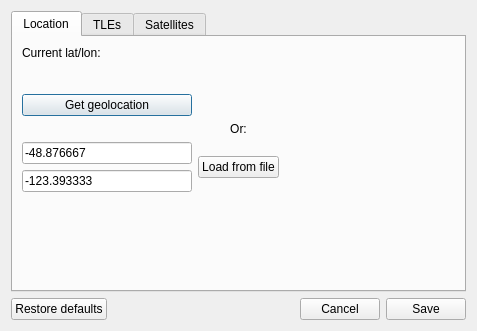
<?xml version="1.0" encoding="UTF-8"?>
<ui version="4.0">
 <class>Preferences</class>
 <widget class="QDialog" name="Preferences">
  <property name="geometry">
   <rect>
    <x>0</x>
    <y>0</y>
    <width>477</width>
    <height>331</height>
   </rect>
  </property>
  <property name="windowTitle">
   <string>Preferences</string>
  </property>
  <layout class="QGridLayout" name="gridLayout">
   <item row="0" column="0" colspan="4">
    <widget class="QTabWidget" name="tabWidget">
     <property name="currentIndex">
      <number>0</number>
     </property>
     <property name="tabsClosable">
      <bool>false</bool>
     </property>
     <widget class="QWidget" name="tab">
      <attribute name="title">
       <string>Location</string>
      </attribute>
      <layout class="QGridLayout" name="gridLayout_2">
       <item row="1" column="0">
        <widget class="QPushButton" name="GeolocateButton">
         <property name="sizePolicy">
          <sizepolicy hsizetype="Minimum" vsizetype="Fixed">
           <horstretch>0</horstretch>
           <verstretch>0</verstretch>
          </sizepolicy>
         </property>
         <property name="text">
          <string>Get geolocation</string>
         </property>
        </widget>
       </item>
       <item row="3" column="0">
        <widget class="QLineEdit" name="LatInputBox">
         <property name="toolTip">
          <string/>
         </property>
         <property name="inputMask">
          <string/>
         </property>
         <property name="text">
          <string>-48.876667</string>
         </property>
         <property name="placeholderText">
          <string>Input latitude here</string>
         </property>
        </widget>
       </item>
       <item row="3" column="2" rowspan="2">
        <spacer name="horizontalSpacer_2">
         <property name="orientation">
          <enum>Qt::Orientation::Horizontal</enum>
         </property>
         <property name="sizeHint" stdset="0">
          <size>
           <width>40</width>
           <height>20</height>
          </size>
         </property>
        </spacer>
       </item>
       <item row="0" column="0" colspan="3">
        <widget class="QLabel" name="CurrentLatLon">
         <property name="sizePolicy">
          <sizepolicy hsizetype="Preferred" vsizetype="Preferred">
           <horstretch>0</horstretch>
           <verstretch>0</verstretch>
          </sizepolicy>
         </property>
         <property name="text">
          <string>Current lat/lon: 
 
</string>
         </property>
        </widget>
       </item>
       <item row="4" column="0">
        <widget class="QLineEdit" name="LonInputBox">
         <property name="text">
          <string>-123.393333</string>
         </property>
         <property name="placeholderText">
          <string>Input longitude here</string>
         </property>
        </widget>
       </item>
       <item row="1" column="1" colspan="2">
        <spacer name="horizontalSpacer">
         <property name="orientation">
          <enum>Qt::Orientation::Horizontal</enum>
         </property>
         <property name="sizeHint" stdset="0">
          <size>
           <width>40</width>
           <height>20</height>
          </size>
         </property>
        </spacer>
       </item>
       <item row="5" column="1">
        <spacer name="verticalSpacer">
         <property name="orientation">
          <enum>Qt::Orientation::Vertical</enum>
         </property>
         <property name="sizeHint" stdset="0">
          <size>
           <width>20</width>
           <height>40</height>
          </size>
         </property>
        </spacer>
       </item>
       <item row="2" column="0" colspan="3">
        <widget class="QLabel" name="label_2">
         <property name="text">
          <string>Or:</string>
         </property>
         <property name="alignment">
          <set>Qt::AlignmentFlag::AlignCenter</set>
         </property>
        </widget>
       </item>
       <item row="3" column="1" rowspan="2">
        <widget class="QPushButton" name="LoadButton">
         <property name="text">
          <string>Load from file</string>
         </property>
        </widget>
       </item>
      </layout>
     </widget>
     <widget class="QWidget" name="tab_2">
      <attribute name="title">
       <string>TLEs</string>
      </attribute>
      <layout class="QGridLayout" name="gridLayout_3">
       <item row="3" column="0">
        <widget class="QPushButton" name="TLEadd">
         <property name="text">
          <string>Add source</string>
         </property>
        </widget>
       </item>
       <item row="0" column="2">
        <widget class="QComboBox" name="TLEupdateUnit">
         <item>
          <property name="text">
           <string>Hours</string>
          </property>
         </item>
         <item>
          <property name="text">
           <string>Days</string>
          </property>
         </item>
         <item>
          <property name="text">
           <string>Weeks</string>
          </property>
         </item>
         <item>
          <property name="text">
           <string>Months</string>
          </property>
         </item>
        </widget>
       </item>
       <item row="2" column="0" colspan="4">
        <widget class="QLineEdit" name="TLEsource">
         <property name="sizePolicy">
          <sizepolicy hsizetype="Expanding" vsizetype="Fixed">
           <horstretch>0</horstretch>
           <verstretch>0</verstretch>
          </sizepolicy>
         </property>
         <property name="placeholderText">
          <string>Type TLE source link here</string>
         </property>
        </widget>
       </item>
       <item row="0" column="0">
        <widget class="QLabel" name="label_3">
         <property name="text">
          <string>TLE update period: </string>
         </property>
        </widget>
       </item>
       <item row="0" column="1">
        <widget class="QSpinBox" name="TLEupdatePeriod">
         <property name="minimum">
          <number>1</number>
         </property>
         <property name="maximum">
          <number>99999999</number>
         </property>
         <property name="value">
          <number>24</number>
         </property>
        </widget>
       </item>
       <item row="1" column="0" colspan="4">
        <widget class="QLabel" name="label_4">
         <property name="text">
          <string>TLE sources: </string>
         </property>
         <property name="alignment">
          <set>Qt::AlignmentFlag::AlignCenter</set>
         </property>
        </widget>
       </item>
       <item row="4" column="0" colspan="4">
        <widget class="QListView" name="TLElist"/>
       </item>
       <item row="3" column="1">
        <widget class="QPushButton" name="TLEremove">
         <property name="text">
          <string>Delete source</string>
         </property>
        </widget>
       </item>
      </layout>
     </widget>
     <widget class="QWidget" name="tab_5">
      <attribute name="title">
       <string>Satellites</string>
      </attribute>
      <layout class="QGridLayout" name="gridLayout_4">
       <item row="4" column="1">
        <widget class="QPushButton" name="SatelliteRemove">
         <property name="text">
          <string>Delete satellite</string>
         </property>
        </widget>
       </item>
       <item row="4" column="0">
        <widget class="QPushButton" name="SatelliteAdd">
         <property name="text">
          <string>Add satellite</string>
         </property>
        </widget>
       </item>
       <item row="0" column="0">
        <widget class="QLabel" name="label">
         <property name="text">
          <string>Satellite update rate:</string>
         </property>
        </widget>
       </item>
       <item row="5" column="0" colspan="2">
        <widget class="QListView" name="SatelliteList"/>
       </item>
       <item row="3" column="0" colspan="2">
        <widget class="QLineEdit" name="SatelliteIDbox">
         <property name="placeholderText">
          <string>Type the 5 digit NORAD ID number of the satellites you want to track here</string>
         </property>
        </widget>
       </item>
       <item row="1" column="0">
        <widget class="QLabel" name="label_5">
         <property name="text">
          <string>Tracked satellites:</string>
         </property>
        </widget>
       </item>
       <item row="0" column="1">
        <widget class="QLineEdit" name="lineEdit">
         <property name="placeholderText">
          <string>Enter a value in milliseconds</string>
         </property>
        </widget>
       </item>
      </layout>
     </widget>
    </widget>
   </item>
   <item row="1" column="3">
    <widget class="QPushButton" name="SaveButton_2">
     <property name="text">
      <string>Save</string>
     </property>
    </widget>
   </item>
   <item row="1" column="2">
    <widget class="QPushButton" name="CancelButton">
     <property name="text">
      <string>Cancel</string>
     </property>
    </widget>
   </item>
   <item row="1" column="0">
    <widget class="QPushButton" name="RestoreDefButton">
     <property name="text">
      <string>Restore defaults</string>
     </property>
    </widget>
   </item>
   <item row="1" column="1">
    <spacer name="horizontalSpacer_3">
     <property name="orientation">
      <enum>Qt::Orientation::Horizontal</enum>
     </property>
     <property name="sizeHint" stdset="0">
      <size>
       <width>40</width>
       <height>20</height>
      </size>
     </property>
    </spacer>
   </item>
  </layout>
 </widget>
 <resources/>
 <connections/>
</ui>
